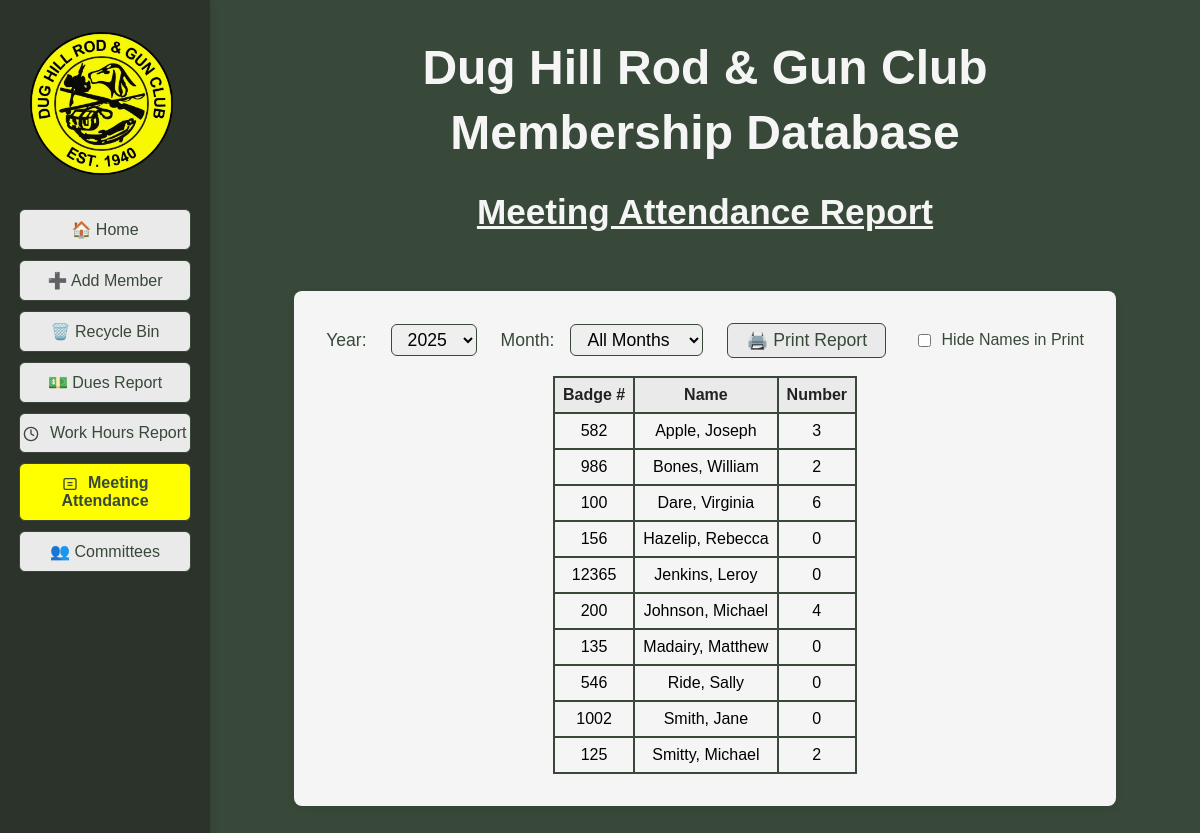
The app's page /meeting_attendance_report, older data.
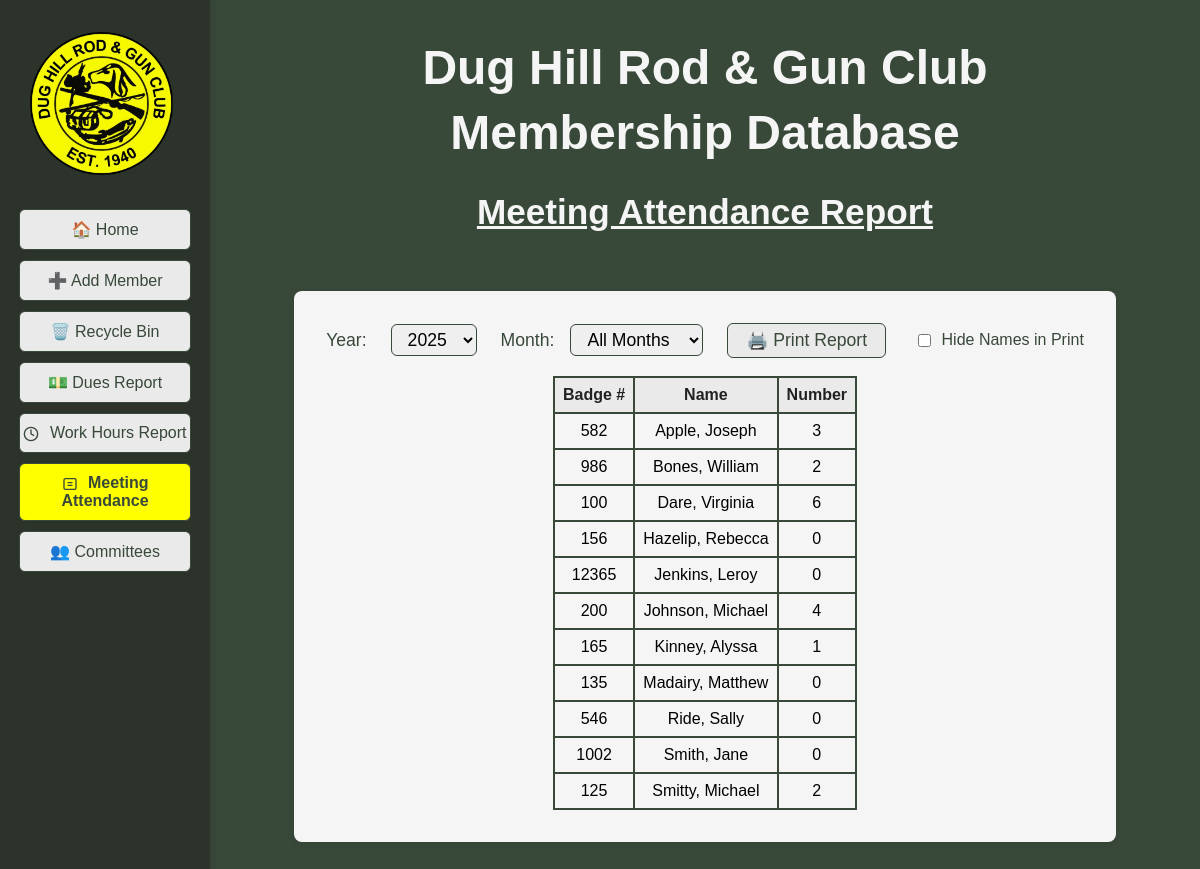
The same page, newer data.
### tables this page shows
CREATE TABLE members (
                id INTEGER PRIMARY KEY AUTOINCREMENT,
                badge_number TEXT,
                membership_type TEXT,
                first_name TEXT,
                last_name TEXT,
                dob TEXT,
                email TEXT,
                phone TEXT,
                address TEXT,
                city TEXT,
                state TEXT,
                zip TEXT,
                join_date TEXT,
                email2 TEXT,
                sponsor TEXT,
                card_internal TEXT,
                card_external TEXT,
                deleted INTEGER DEFAULT 0
            , phone2 TEXT, waiver INTEGER DEFAULT 0, middle_name TEXT DEFAULT '', nickname TEXT DEFAULT '', suffix TEXT DEFAULT '', deleted_on TEXT);

### DH_DB_Webapp/app.py (the view)
@app.route('/meeting_attendance_report', endpoint='meeting_attendance_report')
def meeting_attendance_report():
	year = request.args.get('year')
	month = request.args.get('month') or 'all'
	years = database.get_meeting_years()
	months = [
		{'value': 'all', 'name': 'All Months'},
		{'value': '01', 'name': 'January'},
		{'value': '02', 'name': 'February'},
		{'value': '03', 'name': 'March'},
		{'value': '04', 'name': 'April'},
		{'value': '05', 'name': 'May'},
		{'value': '06', 'name': 'June'},
		{'value': '07', 'name': 'July'},
		{'value': '08', 'name': 'August'},
		{'value': '09', 'name': 'September'},
		{'value': '10', 'name': 'October'},
		{'value': '11', 'name': 'November'},
		{'value': '12', 'name': 'December'}
	]
	attendance = database.get_meeting_attendance_report(year=year, month=month)
	now = datetime.datetime.now()
	return render_template('meeting_attendance_report.html', attendance=attendance, years=years, selected_year=year, months=months, selected_month=month, now=now, active_page='meeting_attendance_report')

### DH_DB_Webapp/database.py (called while the page is built, shortened)
def get_meeting_attendance_report(year=None, month=None):
    conn = get_connection()
    c = conn.cursor()
    params = []
    if month == 'all':
        query = '''
            SELECT m.badge_number, m.first_name, m.last_name,
                   COUNT(CASE WHEN a.status IN ('Attended', 'Exempt') THEN 1 END) as total_meetings
            FROM members m
            LEFT JOIN meeting_attendance a ON m.id = a.member_id
            WHERE m.deleted = 0
        '''
        if year:
            query += " AND strftime('%Y', a.meeting_date) = ?"
            params.append(year)
        query += " GROUP BY m.id ORDER BY m.last_name, m.first_name"
        c.execute(query, params)
        rows = c.fetchall()
        conn.close()
        return rows

def get_meeting_years():
    conn = get_connection()
    c = conn.cursor()
    c.execute("SELECT DISTINCT strftime('%Y', meeting_date) as year FROM meeting_attendance ORDER BY year DESC")
    years = [row['year'] for row in c.fetchall() if row['year']]
    conn.close()
    return years

def get_connection():
	conn = sqlite3.connect(DB_NAME)
	conn.row_factory = sqlite3.Row
	return conn

### DH_DB_Webapp/templates/meeting_attendance_report.html (shortened to what the changed rows need)
<!DOCTYPE html>
<html>
<head>
</head>
<body style="background-color:#384839; font-family:Arial, Helvetica, sans-serif;">
    <div style="display:flex; flex-direction:row;">
        <div class="main-content" style="display:flex; flex-direction:column; align-items:center; justify-content:center; min-width:0; width:100%;">
            <div class="page-header" style="width:100%; display:flex; flex-direction:column; align-items:center; margin-bottom:20px;">
                <div style="text-align:center; width:100%; max-width:800px; margin:0 auto;">
                    <h1 style="margin-bottom:0.2em; color:#f5f5f5; font-size:3em; text-align:center;">Dug Hill Rod & Gun Club</h1>
                    <h1 style="margin-top:0.2em; color:#f5f5f5; font-size:3em; text-align:center;">Membership Database</h1>
                    <h2 style="font-size:2.2em; margin-bottom:0.2em; margin-top:0; text-align:center; color:#f5f5f5; font-family:Arial, Helvetica, sans-serif; font-weight:bold; text-decoration:underline;">Meeting Attendance Report</h2>
                </div>
            </div>
            <div class="print-table-container" style="background-color:#f5f5f5; border-radius:8px; padding:32px; min-width:400px; min-height:200px; box-shadow:0 2px 8px rgba(0,0,0,0.08); margin-bottom:40px; margin-top:0; max-width:800px; margin-left:auto; margin-right:auto; display:flex; flex-direction:column; align-items:center;">
            <div class="print-table-center">
                <table id="attendanceTable" style="margin:0; border-collapse:collapse;">
            <thead>
                <tr>
                    <th id="th0" onclick="sortTable(0)">Badge # </th>
                    <th id="th1" onclick="sortTable(1)" class="name-col">Name </th>
                    {% if selected_month == 'all' %}
                        <th id="th2" onclick="sortTable(2)">Number </th>
                    {% else %}
                        <th id="th2" onclick="sortTable(2)">Meeting Date <span></span></th>
                        <th id="th3" onclick="sortTable(3)">Status <span></span></th>
                    {% endif %}
                </tr>
            </thead>
            <tbody>
                {% if selected_month == 'all' %}
                    {% for att in attendance %}
                    <tr>
                        <td>{{ att.badge_number }}</td>
                            <td class="name-col">{{ att.last_name }}, {{ att.first_name }}</td>
                        <td>{{ att.total_meetings }}</td>
                    </tr>
                    {% endfor %}
                {% endif %}
            </tbody>
                </table>
            </div>
    </div>
</body>
</html>

Row changes from the older to the newer data that the page shows:
added members: badge_number "165", last_name "Kinney", first_name "Alyssa", total_meetings "1"
